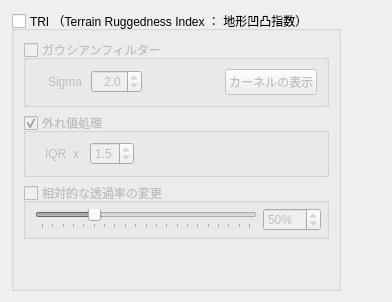
     <widget class="QWidget" name="TriTab">
      <attribute name="title">
       <string>TRI</string>
      </attribute>
      <layout class="QHBoxLayout" name="horizontalLayout_6">
       <item>
        <widget class="QGroupBox" name="gpBox_Tri">
         <property name="title">
          <string>TRI （Terrain Ruggedness Index ： 地形凹凸指数） </string>
         </property>
         <property name="checkable">
          <bool>true</bool>
         </property>
         <property name="checked">
          <bool>false</bool>
         </property>
         <layout class="QGridLayout" name="gridLayout_8">
          <property name="leftMargin">
           <number>9</number>
          </property>
          <property name="topMargin">
           <number>9</number>
          </property>
          <property name="rightMargin">
           <number>9</number>
          </property>
          <item row="1" column="0">
           <widget class="QGroupBox" name="gpBox_TriOutTreatment">
            <property name="title">
             <string>外れ値処理</string>
            </property>
            <property name="checkable">
             <bool>true</bool>
            </property>
            <layout class="QVBoxLayout" name="verticalLayout_11">
             <item>
              <layout class="QGridLayout" name="gridLayout_16">
               <item row="0" column="1">
                <widget class="QgsDoubleSpinBox" name="spinBoxF_TriIQR_">
                 <property name="decimals">
                  <number>1</number>
                 </property>
                 <property name="minimum">
                  <double>1.000000000000000</double>
                 </property>
                 <property name="maximum">
                  <double>5.000000000000000</double>
                 </property>
                 <property name="singleStep">
                  <double>0.500000000000000</double>
                 </property>
                 <property name="value">
                  <double>1.500000000000000</double>
                 </property>
                 <property name="showClearButton">
                  <bool>false</bool>
                 </property>
                </widget>
               </item>
               <item row="0" column="0">
                <widget class="QLabel" name="l_22">
                 <property name="styleSheet">
                  <string notr="true">QLabel{
	padding-left: 10px;
}</string>
                 </property>
                 <property name="text">
                  <string>IQR  x</string>
                 </property>
                 <property name="alignment">
                  <set>Qt::AlignRight|Qt::AlignTrailing|Qt::AlignVCenter</set>
                 </property>
                 <property name="indent">
                  <number>5</number>
                 </property>
                </widget>
               </item>
               <item row="0" column="2">
                <spacer name="hS_6">
                 <property name="orientation">
                  <enum>Qt::Horizontal</enum>
                 </property>
                 <property name="sizeHint" stdset="0">
                  <size>
                   <width>40</width>
                   <height>20</height>
                  </size>
                 </property>
                </spacer>
               </item>
              </layout>
             </item>
            </layout>
           </widget>
          </item>
          <item row="2" column="0">
           <widget class="QGroupBox" name="gpBox_TriAlpha">
            <property name="title">
             <string>相対的な透過率の変更</string>
            </property>
            <property name="checkable">
             <bool>true</bool>
            </property>
            <property name="checked">
             <bool>false</bool>
            </property>
            <layout class="QGridLayout" name="gridLayout_18" columnstretch="4,1">
             <property name="leftMargin">
              <number>9</number>
             </property>
             <property name="topMargin">
              <number>5</number>
             </property>
             <property name="rightMargin">
              <number>5</number>
             </property>
             <property name="bottomMargin">
              <number>5</number>
             </property>
             <item row="0" column="1">
              <widget class="QgsSpinBox" name="spinBoxInt_TriAlpha">
               <property name="suffix">
                <string>%</string>
               </property>
               <property name="maximum">
                <number>200</number>
               </property>
               <property name="value">
                <number>50</number>
               </property>
               <property name="showClearButton">
                <bool>false</bool>
               </property>
              </widget>
             </item>
             <item row="0" column="0">
              <widget class="QSlider" name="hSlider_TriAlpha">
               <property name="styleSheet">
                <string notr="true"/>
               </property>
               <property name="maximum">
                <number>200</number>
               </property>
               <property name="value">
                <number>50</number>
               </property>
               <property name="orientation">
                <enum>Qt::Horizontal</enum>
               </property>
               <property name="tickPosition">
                <enum>QSlider::TicksBelow</enum>
               </property>
              </widget>
             </item>
            </layout>
           </widget>
          </item>
          <item row="3" column="0">
           <spacer name="verticalSpacer_3">
            <property name="orientation">
             <enum>Qt::Vertical</enum>
            </property>
            <property name="sizeHint" stdset="0">
             <size>
              <width>20</width>
              <height>40</height>
             </size>
            </property>
           </spacer>
          </item>
          <item row="0" column="0">
           <widget class="QGroupBox" name="gpBox_TriGauss">
            <property name="title">
             <string>ガウシアンフィルター</string>
            </property>
            <property name="checkable">
             <bool>true</bool>
            </property>
            <property name="checked">
             <bool>false</bool>
            </property>
            <layout class="QVBoxLayout" name="verticalLayout_16">
             <item>
              <layout class="QGridLayout" name="gL_11">
               <item row="0" column="3">
                <spacer name="hS_13">
                 <property name="orientation">
                  <enum>Qt::Horizontal</enum>
                 </property>
                 <property name="sizeHint" stdset="0">
                  <size>
                   <width>40</width>
                   <height>20</height>
                  </size>
                 </property>
                </spacer>
               </item>
               <item row="0" column="2">
                <widget class="QgsDoubleSpinBox" name="spinBoxF_TriGaussSigma">
                 <property name="alignment">
                  <set>Qt::AlignRight|Qt::AlignTrailing|Qt::AlignVCenter</set>
                 </property>
                 <property name="decimals">
                  <number>1</number>
                 </property>
                 <property name="maximum">
                  <double>20.000000000000000</double>
                 </property>
                 <property name="singleStep">
                  <double>0.100000000000000</double>
                 </property>
                 <property name="value">
                  <double>2.000000000000000</double>
                 </property>
                 <property name="showClearButton">
                  <bool>false</bool>
                 </property>
                </widget>
               </item>
               <item row="0" column="1">
                <widget class="QLabel" name="l_24">
                 <property name="styleSheet">
                  <string notr="true">QLabel{
	padding-left: 10px;
}</string>
                 </property>
                 <property name="text">
                  <string>Sigma</string>
                 </property>
                </widget>
               </item>
               <item row="0" column="4">
                <widget class="QPushButton" name="btn_ShowTriGaussKernel">
                 <property name="text">
                  <string>カーネルの表示</string>
                 </property>
                </widget>
               </item>
              </layout>
             </item>
            </layout>
           </widget>
          </item>
         </layout>
        </widget>
       </item>
       <item>
        <spacer name="horizontalSpacer_4">
         <property name="orientation">
          <enum>Qt::Horizontal</enum>
         </property>
         <property name="sizeHint" stdset="0">
          <size>
           <width>40</width>
           <height>20</height>
          </size>
         </property>
        </spacer>
       </item>
      </layout>
     </widget>
